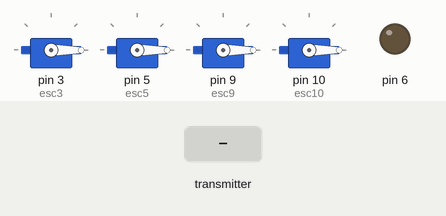
The program below on a simulated Arduino Uno, built with avr-gcc and run on an emulated ATmega328P. Shown: 4 × servo, output pins drawn as LEDs (lit = HIGH). Inputs (shaded band) come from the test bench. No radio packets arrive unless stated.

Above: at 3.2 s.
3.3 s: the transmitter starts sending pot3Value = 256
At 4.2 s:
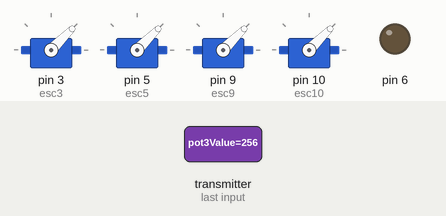
4.8 s: the transmitter starts sending pot3Value = 0
At 5.4 s:
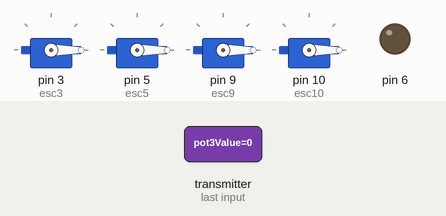
Timing chart, 0 to 7.8 s (numbered marks = the images above; inputs shaded):
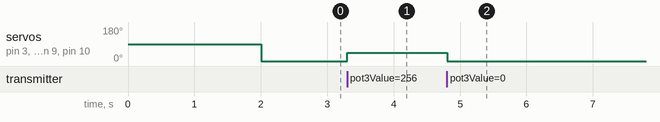

Measured:
- after the input at 3.3 s, servo on pin 3 (esc3), servo on pin 5 (esc5), servo on pin 9 (esc9), servo on pin 10 (esc10): 0° → 45° at once
- after the input at 4.8 s, servo on pin 3 (esc3), servo on pin 5 (esc5), servo on pin 9 (esc9), servo on pin 10 (esc10): 45° → 0° at once

The program:

main.cpp
```cpp
/*
#include <SPI.h>
#include <nRF24L01.h>
#include <RF24.h>

RF24 radio(7, 8);

const byte rxAddr[6] = "00001";

struct DataPacket {
  int pot1Value;
  int pot2Value;
  int pot3Value;


};

void setup()
{
  while (!Serial);
  Serial.begin(9600);

  radio.begin();
  radio.openWritingPipe(rxAddr);
}

void loop()
{
  DataPacket packet;

  packet.pot1Value = analogRead(A2);
  packet.pot2Value = analogRead(A3);
  packet.pot3Value=analogRead(A4);
  //packet.button=digitalRead(2);

  radio.write(&packet, sizeof(DataPacket));

  Serial.print("Pot1: ");
  Serial.print(packet.pot1Value);
  Serial.print(" | Pot2: ");
  Serial.println(packet.pot2Value);
  Serial.println(packet.pot3Value);

  delay(100);
}

*/
////////

///


#include <Arduino.h>
#include <SPI.h>
#include <nRF24L01.h>
#include <RF24.h>
#include <Servo.h>

RF24 radio(7, 8);
Servo esc3;
Servo esc5;
Servo esc9;
Servo esc10;

const byte rxAddr[6] = "00001";
const unsigned long responseTime = 5;
int currentLed1Value = 1000; // Początkowe wartości silników
int currentLed2Value = 1000;
int currentLed3Value = 1000;
struct DataPacket {
  int pot1Value;
  int pot2Value;
  int pot3Value;
 // int button;
};


float lerp(float , float, float);


void setup()
{

  esc3.attach(3,  1000, 2000);
    esc5.attach(5,  1000, 2000);
    esc9.attach(9,  1000, 2000);
    esc10.attach(10,  1000, 2000);


  delay(2000);
  radio.begin();
  radio.openReadingPipe(1, rxAddr);
  radio.startListening();
  pinMode(3,OUTPUT);
  pinMode(5,OUTPUT);
  pinMode(9,OUTPUT);
  pinMode(10,OUTPUT);
  pinMode(6,OUTPUT);
    esc3.writeMicroseconds(currentLed1Value);
  esc5.writeMicroseconds(currentLed2Value);
  esc9.writeMicroseconds(currentLed3Value);
  esc10.writeMicroseconds(currentLed3Value);
  //pinMode(2,INPUT_PULLUP);


}

void loop()
{
  if (radio.available())
  {
    DataPacket packet;
    radio.read(&packet, sizeof(DataPacket));

    int targetLed1Value = map(packet.pot1Value, 0, 1023, 1000, 2000);
    int targetLed2Value = map(packet.pot2Value, 0, 1023, 1000, 2000);
    int targetLed3Value = map(packet.pot3Value, 0, 1023, 1000, 2000);
    for (unsigned long startTime = millis(); millis() - startTime < responseTime;)
    {
      float progress = static_cast<float>(millis() - startTime) / responseTime;
      currentLed1Value = static_cast<int>(lerp(currentLed1Value, targetLed1Value, progress));
      currentLed2Value = static_cast<int>(lerp(currentLed2Value, targetLed2Value, progress));
      currentLed3Value = static_cast<int>(lerp(currentLed3Value, targetLed3Value, progress));


      //analogWrite(6, currentLed3Value);
    }
    if(packet.pot3Value>=0 && packet.pot3Value<523 )
    {
         esc3.writeMicroseconds(currentLed3Value);
      esc5.writeMicroseconds(currentLed3Value);
      esc9.writeMicroseconds(currentLed3Value);
      esc10.writeMicroseconds(currentLed3Value);
    }
     else if(packet.pot3Value>=523 ){


       esc3.writeMicroseconds(currentLed1Value);
       esc5.writeMicroseconds(currentLed2Value);
        esc9.writeMicroseconds(currentLed2Value);
      esc10.writeMicroseconds(currentLed1Value);

     }else if((packet.pot3Value==0) || (packet.pot1Value==0 && packet.pot2Value==0))
     {
      esc3.writeMicroseconds(1000); // Ustaw minimalną wartość sygnału na starcie
  esc5.writeMicroseconds(1000);
  esc9.writeMicroseconds(1000);
  esc10.writeMicroseconds(1000);

     }


  }
}


float lerp(float start, float end, float progress)
{
  return start + (end - start) * progress;
}
```
